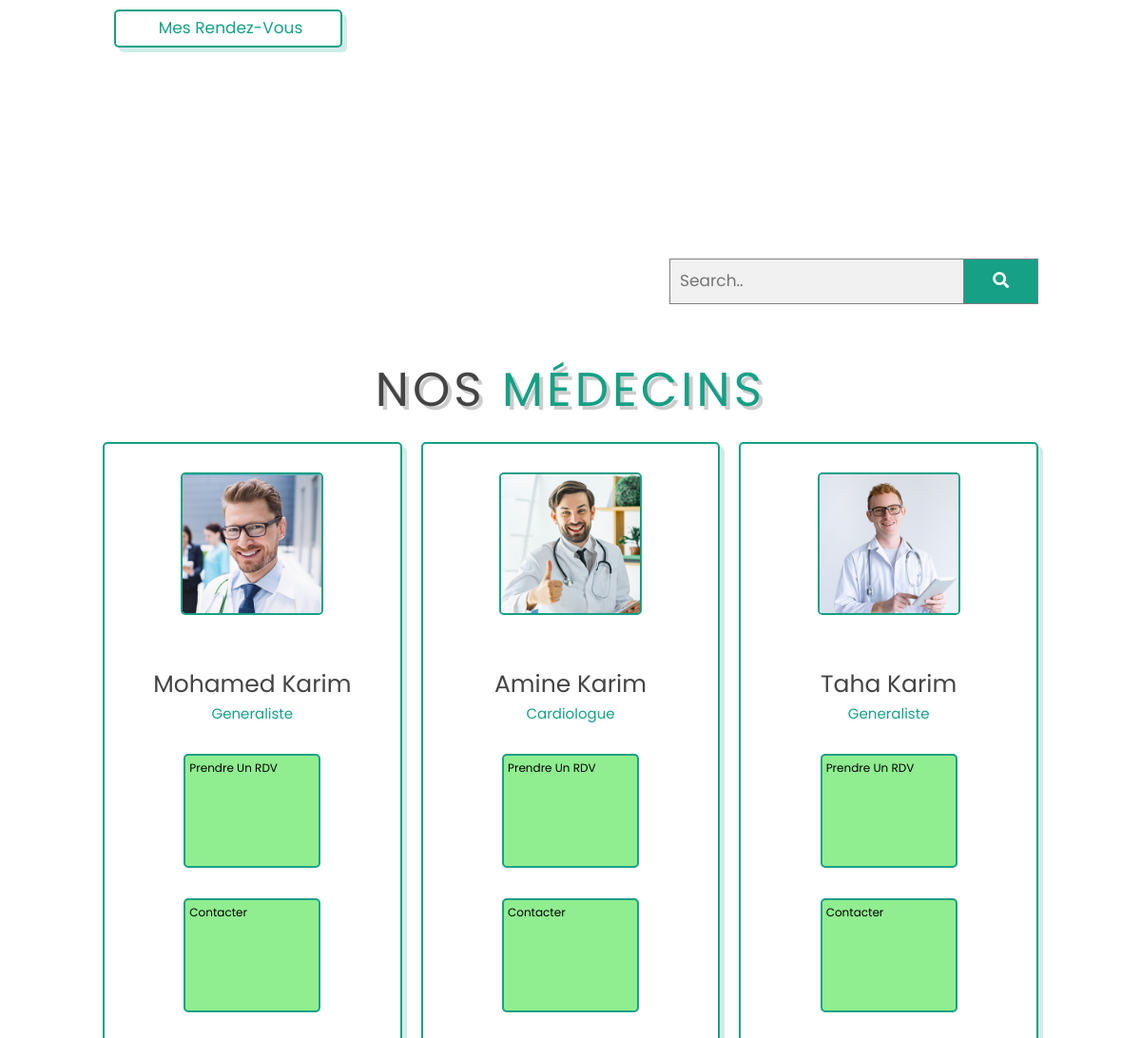
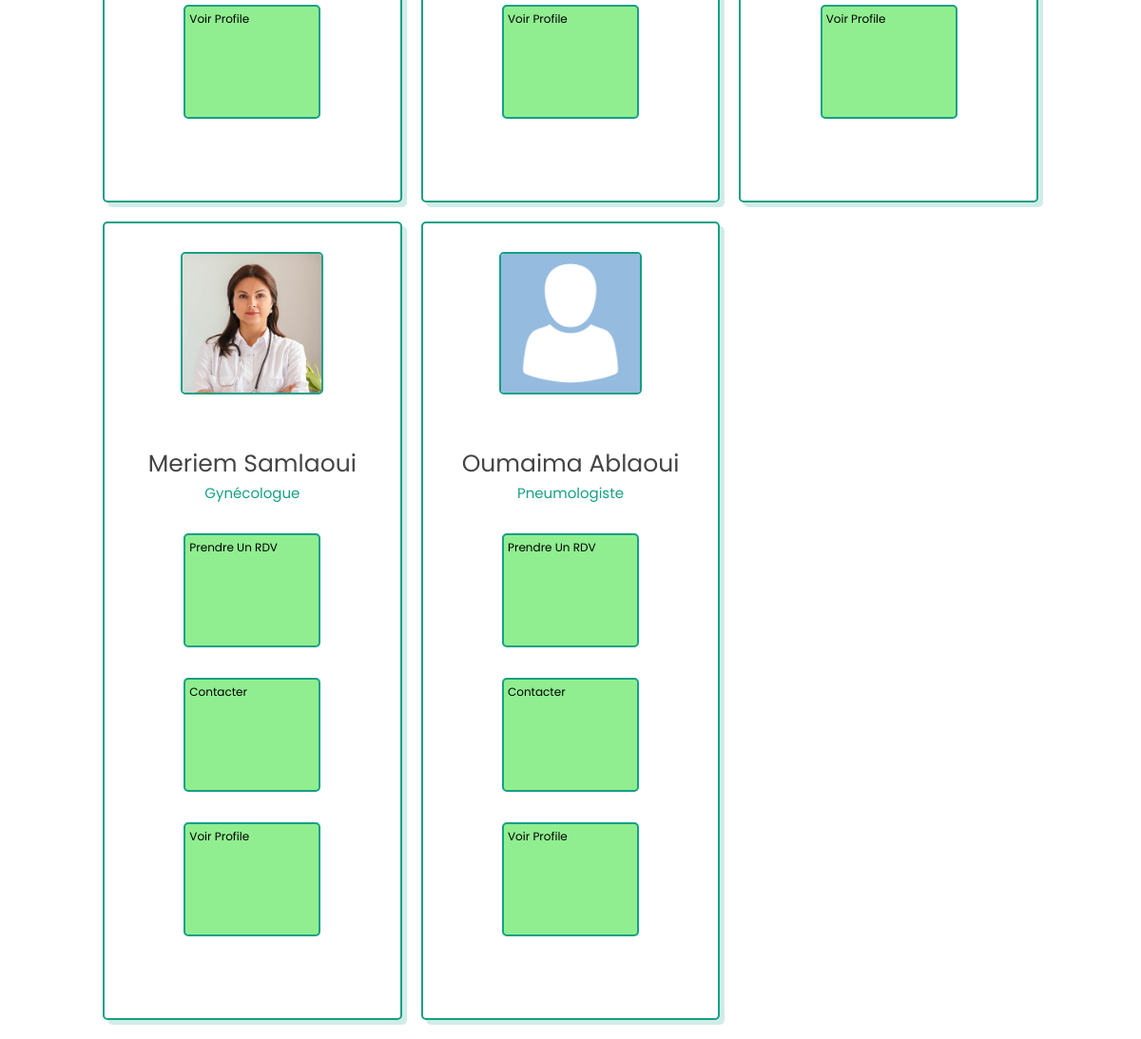
The page /patient/list-medecins.php on the database its author committed (2 pictures, top to bottom).
### tables this page shows
CREATE TABLE `medecin` (
  `inp` bigint(20) NOT NULL,
  `nom_complet` varchar(60) DEFAULT NULL,
  `daten` varchar(60) DEFAULT NULL,
  `genre` varchar(60) DEFAULT NULL,
  `specialite` varchar(60) DEFAULT NULL,
  `email` varchar(60) DEFAULT NULL,
  `tel` varchar(60) DEFAULT NULL,
  `adresse` text DEFAULT NULL,
  `username` varchar(60) DEFAULT NULL,
  `pwd` varchar(60) DEFAULT NULL,
  `img` varchar(60) NOT NULL,
  `status` varchar(60) DEFAULT NULL,
  `desc` text DEFAULT NULL,
  `sign` varchar(80) DEFAULT NULL
);

### patient/list-medecins.php (the view, shortened to what this page needs)
<?php
include '../connexion.php';
$requete= "select inp,nom_complet, specialite, img from medecin ";
$res = mysqli_query($conx,$requete);
if(mysqli_num_rows($res)>0){
?>
<!DOCTYPE html>
<html lang="en">
<head>
    <link rel="stylesheet" href="https://cdnjs.cloudflare.com/ajax/libs/font-awesome/5.15.4/css/all.min.css">
     <link rel="stylesheet" href="../medecin/assets/bootstrap/css/bootstrap.min.css">
    <link rel="stylesheet" href="../style.css">
</head>
<body>
    <a href="list-rdv.php"><button  type="button" class="btn btn-success">Mes Rendez-Vous </button></a>
<section class="doctors" id="doctors">
	<div class="search">
        <form action="search_med.php" method="POST" class="search-form" >
            <input type="text" name="search" placeholder="Search.." >
            <button type="submit"><i class="fa fa-search"></i></button>
        </form>
     </div>
<h1 class="heading"> Nos <span>Médecins</span> </h1>
    <div class="box-container">
<?php  while($row=mysqli_fetch_array($res)){ ?>
	    <div class="flip">
            <div class="box">
            	<div class="box-front">
		            <img src=" <?php echo $row['img']; ?>" alt="">
		            <h3><?php echo $row['nom_complet']; ?></h3>
		            <span><?php echo $row['specialite']; ?></span>
		        </div>
	            <div class="box-back">
                    <a href="rdv-form.php?inp=<?php echo $row['inp']; ?>" class="btn-med">Prendre Un RDV</a>
                    <a href="chatbox.php?inp=<?php echo $row['inp']; ?>" class="btn-med">Contacter</a>
                     <a href="med-profil.php?inp=<?php echo $row['inp']; ?>" class="btn-med">Voir Profile</a>
	            </div>
            </div>
        </div>
<?php } ?>
    </div>
   </section>
</body>
</html>
<?php
  }
 ?>

### style.css (style rules this page uses)
:root { --green:#16a085; --black:#444; --light-color:#777; --box-shadow:.5rem .5rem 0 rgba(22, 160, 133, .2); --text-shadow:.4rem .4rem 0 rgba(0, 0, 0, .2); --border:.2rem solid var(--green); }
* { font-family: 'Poppins', sans-serif; margin:0; padding: 0; box-sizing: border-box; outline: none; border: none; text-transform: capitalize; transition: all .2s ease-out; text-decoration: none; }
html { font-size: 62.5%; overflow-x: hidden; scroll-padding-top: 7rem; scroll-behavior: smooth; }
section { padding:2rem 9%; }
.heading { text-align: center; padding-bottom: 2rem; text-shadow: var(--text-shadow); text-transform: uppercase; color:var(--black); font-size: 5rem; letter-spacing: .4rem; }
.heading span { text-transform: uppercase; color:var(--green); }
.btn { display: inline-block; width: 15vmin; margin-top: 1rem; margin-left: 10%; padding: .5rem; padding-left: 1rem; border:var(--border); border-radius: .5rem; box-shadow: var(--box-shadow); color:var(--green); cursor: pointer; font-size: 1.7rem; background: #fff; transition: 100ms; }
.doctors { position: relative; margin-top: 20vmin; margin-bottom: 20vmin; }
.doctors .box-container { display: grid; grid-template-columns: repeat(auto-fit, minmax(20rem, 1fr)); gap:2rem; }
.search { position: relative; height: 10vmin; width: 100%; }
.search form { position: absolute; right: 0; top: 10%; }
.search-form input[type=text] { padding: 10px; font-size: 17px; border: 1px solid grey; float: left; width: 80%; background: #f1f1f1; }
.search-form button { float: left; width: 20%; padding: 10px; background: var(--green); color: white; font-size: 17px; border: 1px solid grey; border-left: none; cursor: pointer; }
.search-form::after { content: ""; clear: both; display: table; }
.doctors .box-container .box { text-align: center; background:#fff; border-radius: .5rem; border:var(--border); box-shadow: var(--box-shadow); padding:2rem; }
.doctors .box-container .box img { height: 15rem; border:var(--border); border-radius: .5rem; margin-top: 1rem; margin-bottom: 1rem; }
.doctors .box-container .box h3 { color:var(--black); font-size: 2.5rem; margin-top: 4vmin; }
.doctors .box-container .box span { color:var(--green); font-size: 1.5rem; }

### patient/list-medecins.php (style rules this page uses)
section { width:100%; }
.doctors { position: absolute; top:0; width:100%; right: 0; }
.doctors .box-container { display:grid; grid-template-columns: repeat(auto-fit, minmax(30rem, 1fr)); gap:2rem; }
.doctors .box-container .box { height: 70vmin; position: relative; }
.btn-med { display:inline-flex; height: 10vmin; width: 12vmin; margin:2px; margin-top: 3rem; border-radius: .5rem; background-color:lightgreen; border: 2px solid #16a085; color: #000; cursor: pointer; text-decoration: none; font-family: 'Poppins', sans-serif; font-size: 12px; text-align: center; padding: 4px; }
.btn { width: 30vh; }

### rows shown on the page
medecin: img (picture), nom_complet "Mohamed Karim", specialite "Generaliste"
medecin: img (picture), nom_complet "Amine Karim", specialite "Cardiologue"
medecin: img (picture), nom_complet "Taha Karim", specialite "Generaliste"
medecin: img (picture), nom_complet "Meriem Samlaoui", specialite "Gynécologue"
medecin: img (placeholder picture), nom_complet "Oumaima Ablaoui", specialite "Pneumologiste"
